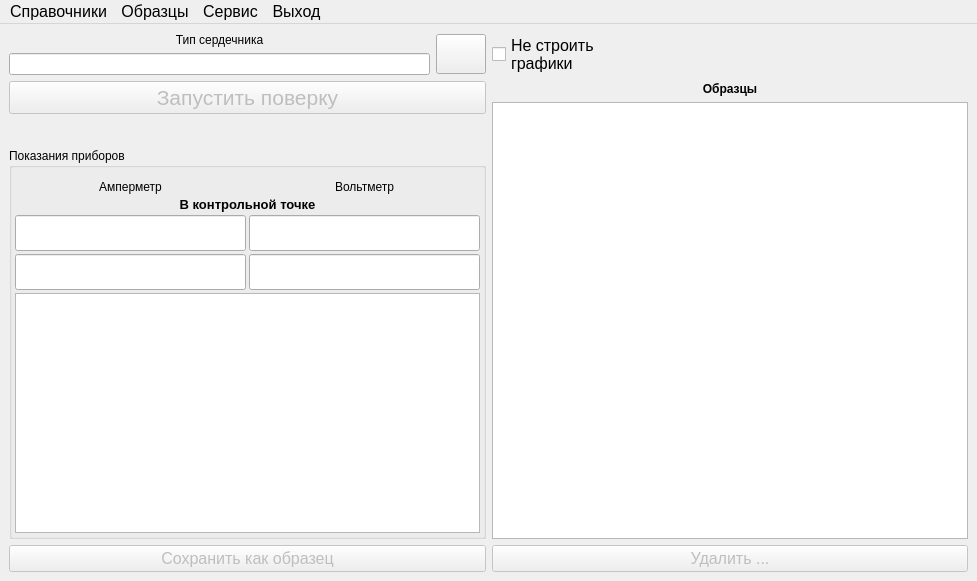
<?xml version="1.0" encoding="UTF-8"?>
<ui version="4.0">
 <class>MainWindow</class>
 <widget class="QMainWindow" name="MainWindow">
  <property name="geometry">
   <rect>
    <x>0</x>
    <y>0</y>
    <width>977</width>
    <height>581</height>
   </rect>
  </property>
  <property name="windowTitle">
   <string>Поверка сердечников</string>
  </property>
  <property name="unifiedTitleAndToolBarOnMac">
   <bool>false</bool>
  </property>
  <widget class="QWidget" name="centralwidget">
   <layout class="QHBoxLayout" name="horizontalLayout">
    <item>
     <layout class="QVBoxLayout" name="verticalLayout">
      <item>
       <layout class="QGridLayout" name="gridLayout_2">
        <item row="1" column="0">
         <widget class="QLineEdit" name="lineEdit">
          <property name="sizePolicy">
           <sizepolicy hsizetype="Ignored" vsizetype="Fixed">
            <horstretch>0</horstretch>
            <verstretch>0</verstretch>
           </sizepolicy>
          </property>
          <property name="text">
           <string/>
          </property>
         </widget>
        </item>
        <item row="0" column="1" rowspan="2">
         <widget class="QPushButton" name="pushButton">
          <property name="minimumSize">
           <size>
            <width>50</width>
            <height>40</height>
           </size>
          </property>
          <property name="maximumSize">
           <size>
            <width>40</width>
            <height>40</height>
           </size>
          </property>
          <property name="font">
           <font>
            <pointsize>12</pointsize>
           </font>
          </property>
          <property name="text">
           <string/>
          </property>
          <property name="icon">
           <iconset>
            <selectedon>:/ico/ico/book_green.png</selectedon>
           </iconset>
          </property>
          <property name="iconSize">
           <size>
            <width>32</width>
            <height>32</height>
           </size>
          </property>
         </widget>
        </item>
        <item row="0" column="0">
         <widget class="QLabel" name="label">
          <property name="text">
           <string>Тип сердечника</string>
          </property>
          <property name="alignment">
           <set>Qt::AlignCenter</set>
          </property>
         </widget>
        </item>
       </layout>
      </item>
      <item>
       <layout class="QHBoxLayout" name="horizontalLayout_4">
        <item>
         <widget class="QPushButton" name="pushButton_2">
          <property name="enabled">
           <bool>false</bool>
          </property>
          <property name="font">
           <font>
            <pointsize>16</pointsize>
            <weight>50</weight>
            <bold>false</bold>
           </font>
          </property>
          <property name="text">
           <string> Запустить поверку </string>
          </property>
         </widget>
        </item>
       </layout>
      </item>
      <item>
       <widget class="QLabel" name="label_2">
        <property name="sizePolicy">
         <sizepolicy hsizetype="Preferred" vsizetype="Preferred">
          <horstretch>0</horstretch>
          <verstretch>0</verstretch>
         </sizepolicy>
        </property>
        <property name="baseSize">
         <size>
          <width>0</width>
          <height>0</height>
         </size>
        </property>
        <property name="font">
         <font>
          <pointsize>14</pointsize>
          <weight>75</weight>
          <bold>true</bold>
         </font>
        </property>
        <property name="text">
         <string/>
        </property>
        <property name="wordWrap">
         <bool>true</bool>
        </property>
       </widget>
      </item>
      <item>
       <widget class="QGroupBox" name="groupBox">
        <property name="title">
         <string>Показания приборов</string>
        </property>
        <layout class="QVBoxLayout" name="verticalLayout_6">
         <property name="spacing">
          <number>3</number>
         </property>
         <property name="leftMargin">
          <number>3</number>
         </property>
         <property name="topMargin">
          <number>0</number>
         </property>
         <property name="rightMargin">
          <number>3</number>
         </property>
         <property name="bottomMargin">
          <number>3</number>
         </property>
         <item>
          <widget class="QLabel" name="label_6">
           <property name="font">
            <font>
             <pointsize>6</pointsize>
            </font>
           </property>
           <property name="text">
            <string/>
           </property>
          </widget>
         </item>
         <item>
          <layout class="QGridLayout" name="gridLayout">
           <item row="0" column="0">
            <widget class="QLabel" name="label_4">
             <property name="text">
              <string>Амперметр</string>
             </property>
             <property name="alignment">
              <set>Qt::AlignBottom|Qt::AlignHCenter</set>
             </property>
            </widget>
           </item>
           <item row="0" column="1">
            <widget class="QLabel" name="label_5">
             <property name="text">
              <string>Вольтметр</string>
             </property>
             <property name="alignment">
              <set>Qt::AlignBottom|Qt::AlignHCenter</set>
             </property>
            </widget>
           </item>
           <item row="3" column="0">
            <widget class="QLineEdit" name="lineEdit_2">
             <property name="sizePolicy">
              <sizepolicy hsizetype="Ignored" vsizetype="Fixed">
               <horstretch>0</horstretch>
               <verstretch>0</verstretch>
              </sizepolicy>
             </property>
             <property name="font">
              <font>
               <pointsize>18</pointsize>
               <weight>75</weight>
               <bold>true</bold>
              </font>
             </property>
             <property name="alignment">
              <set>Qt::AlignCenter</set>
             </property>
            </widget>
           </item>
           <item row="3" column="1">
            <widget class="QLineEdit" name="lineEdit_3">
             <property name="sizePolicy">
              <sizepolicy hsizetype="Ignored" vsizetype="Fixed">
               <horstretch>0</horstretch>
               <verstretch>0</verstretch>
              </sizepolicy>
             </property>
             <property name="font">
              <font>
               <pointsize>18</pointsize>
               <weight>75</weight>
               <bold>true</bold>
              </font>
             </property>
             <property name="alignment">
              <set>Qt::AlignCenter</set>
             </property>
            </widget>
           </item>
           <item row="1" column="0" colspan="2">
            <widget class="QLabel" name="label_7">
             <property name="font">
              <font>
               <pointsize>10</pointsize>
               <weight>75</weight>
               <bold>true</bold>
              </font>
             </property>
             <property name="text">
              <string>В контрольной точке</string>
             </property>
             <property name="alignment">
              <set>Qt::AlignCenter</set>
             </property>
            </widget>
           </item>
           <item row="2" column="0">
            <widget class="QLineEdit" name="lineEdit_4">
             <property name="sizePolicy">
              <sizepolicy hsizetype="Ignored" vsizetype="Fixed">
               <horstretch>0</horstretch>
               <verstretch>0</verstretch>
              </sizepolicy>
             </property>
             <property name="minimumSize">
              <size>
               <width>0</width>
               <height>0</height>
              </size>
             </property>
             <property name="font">
              <font>
               <pointsize>18</pointsize>
               <weight>75</weight>
               <bold>true</bold>
              </font>
             </property>
             <property name="alignment">
              <set>Qt::AlignCenter</set>
             </property>
            </widget>
           </item>
           <item row="2" column="1">
            <widget class="QLineEdit" name="lineEdit_5">
             <property name="sizePolicy">
              <sizepolicy hsizetype="Ignored" vsizetype="Fixed">
               <horstretch>0</horstretch>
               <verstretch>0</verstretch>
              </sizepolicy>
             </property>
             <property name="minimumSize">
              <size>
               <width>0</width>
               <height>0</height>
              </size>
             </property>
             <property name="font">
              <font>
               <pointsize>18</pointsize>
               <weight>75</weight>
               <bold>true</bold>
              </font>
             </property>
             <property name="alignment">
              <set>Qt::AlignCenter</set>
             </property>
            </widget>
           </item>
          </layout>
         </item>
         <item>
          <widget class="QTableView" name="tableView">
           <property name="sizePolicy">
            <sizepolicy hsizetype="Ignored" vsizetype="Expanding">
             <horstretch>0</horstretch>
             <verstretch>0</verstretch>
            </sizepolicy>
           </property>
           <property name="font">
            <font>
             <pointsize>12</pointsize>
            </font>
           </property>
           <property name="horizontalScrollBarPolicy">
            <enum>Qt::ScrollBarAlwaysOff</enum>
           </property>
           <property name="autoScroll">
            <bool>true</bool>
           </property>
          </widget>
         </item>
        </layout>
       </widget>
      </item>
      <item>
       <layout class="QHBoxLayout" name="horizontalLayout_3">
        <item>
         <widget class="QPushButton" name="pushButton_3">
          <property name="enabled">
           <bool>false</bool>
          </property>
          <property name="font">
           <font>
            <pointsize>12</pointsize>
           </font>
          </property>
          <property name="text">
           <string> Сохранить как образец </string>
          </property>
         </widget>
        </item>
       </layout>
      </item>
     </layout>
    </item>
    <item>
     <layout class="QVBoxLayout" name="verticalLayout_2">
      <property name="sizeConstraint">
       <enum>QLayout::SetMaximumSize</enum>
      </property>
     </layout>
    </item>
    <item>
     <layout class="QVBoxLayout" name="verticalLayout_3">
      <property name="sizeConstraint">
       <enum>QLayout::SetMinimumSize</enum>
      </property>
      <item>
       <widget class="QCheckBox" name="checkBox">
        <property name="font">
         <font>
          <pointsize>12</pointsize>
         </font>
        </property>
        <property name="text">
         <string>Не строить
графики</string>
        </property>
       </widget>
      </item>
      <item>
       <widget class="QLabel" name="label_3">
        <property name="font">
         <font>
          <weight>75</weight>
          <bold>true</bold>
         </font>
        </property>
        <property name="text">
         <string>Образцы</string>
        </property>
        <property name="alignment">
         <set>Qt::AlignCenter</set>
        </property>
       </widget>
      </item>
      <item>
       <widget class="QTableView" name="tableView_2">
        <property name="sizePolicy">
         <sizepolicy hsizetype="Ignored" vsizetype="Expanding">
          <horstretch>0</horstretch>
          <verstretch>0</verstretch>
         </sizepolicy>
        </property>
        <attribute name="horizontalHeaderVisible">
         <bool>false</bool>
        </attribute>
       </widget>
      </item>
      <item>
       <widget class="QPushButton" name="pushButton_4">
        <property name="enabled">
         <bool>false</bool>
        </property>
        <property name="font">
         <font>
          <pointsize>12</pointsize>
         </font>
        </property>
        <property name="text">
         <string> Удалить ... </string>
        </property>
       </widget>
      </item>
     </layout>
    </item>
   </layout>
  </widget>
  <widget class="QMenuBar" name="menuBar">
   <property name="geometry">
    <rect>
     <x>0</x>
     <y>0</y>
     <width>977</width>
     <height>26</height>
    </rect>
   </property>
   <property name="font">
    <font>
     <pointsize>12</pointsize>
     <weight>50</weight>
     <bold>false</bold>
    </font>
   </property>
   <widget class="QMenu" name="menu">
    <property name="font">
     <font>
      <pointsize>12</pointsize>
      <weight>50</weight>
      <bold>false</bold>
     </font>
    </property>
    <property name="title">
     <string>Справочники</string>
    </property>
    <addaction name="action_7"/>
    <addaction name="action_8"/>
    <addaction name="action"/>
   </widget>
   <widget class="QMenu" name="menu_2">
    <property name="font">
     <font>
      <pointsize>12</pointsize>
     </font>
    </property>
    <property name="title">
     <string>Сервис</string>
    </property>
    <addaction name="action_3"/>
    <addaction name="action_4"/>
   </widget>
   <widget class="QMenu" name="menu_3">
    <property name="font">
     <font>
      <pointsize>12</pointsize>
     </font>
    </property>
    <property name="title">
     <string>Выход</string>
    </property>
    <addaction name="action_5"/>
   </widget>
   <widget class="QMenu" name="menu_4">
    <property name="font">
     <font>
      <pointsize>12</pointsize>
     </font>
    </property>
    <property name="title">
     <string>Образцы</string>
    </property>
    <addaction name="action_6"/>
   </widget>
   <addaction name="menu"/>
   <addaction name="menu_4"/>
   <addaction name="menu_2"/>
   <addaction name="menu_3"/>
  </widget>
  <action name="action">
   <property name="text">
    <string>Сердечники</string>
   </property>
  </action>
  <action name="action_2">
   <property name="text">
    <string>Образцы</string>
   </property>
  </action>
  <action name="action_3">
   <property name="text">
    <string>Настройки</string>
   </property>
  </action>
  <action name="action_4">
   <property name="enabled">
    <bool>false</bool>
   </property>
   <property name="text">
    <string>Отчет</string>
   </property>
  </action>
  <action name="action_5">
   <property name="text">
    <string>Выйти из программы</string>
   </property>
  </action>
  <action name="action_6">
   <property name="enabled">
    <bool>false</bool>
   </property>
   <property name="text">
    <string>Сохранить как образец</string>
   </property>
  </action>
  <action name="action_1">
   <property name="text">
    <string>Образец1</string>
   </property>
  </action>
  <action name="action_7">
   <property name="text">
    <string>Группы сердечников</string>
   </property>
  </action>
  <action name="action_8">
   <property name="text">
    <string>Удельные веса железа</string>
   </property>
  </action>
  <action name="action_9">
   <property name="text">
    <string>Конфигурация</string>
   </property>
  </action>
 </widget>
 <resources>
  <include location="ico_64.qrc"/>
 </resources>
 <connections/>
</ui>
